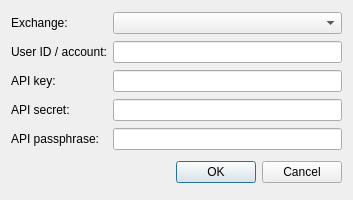
<?xml version="1.0" encoding="UTF-8"?>
<ui version="4.0">
 <class>SourcePropertiesDialog</class>
 <widget class="QDialog" name="SourcePropertiesDialog">
  <property name="geometry">
   <rect>
    <x>0</x>
    <y>0</y>
    <width>353</width>
    <height>200</height>
   </rect>
  </property>
  <property name="windowTitle">
   <string>Source Properties</string>
  </property>
  <layout class="QGridLayout" name="gridLayout">
   <item row="0" column="0">
    <widget class="QLabel" name="exchangeLabel">
     <property name="text">
      <string>Exchange:</string>
     </property>
    </widget>
   </item>
   <item row="0" column="1">
    <widget class="QComboBox" name="exchange"/>
   </item>
   <item row="1" column="0">
    <widget class="QLabel" name="userIdLabel">
     <property name="text">
      <string>User ID / account:</string>
     </property>
    </widget>
   </item>
   <item row="1" column="1">
    <widget class="QLineEdit" name="userId"/>
   </item>
   <item row="2" column="0">
    <widget class="QLabel" name="apiKeyLabel">
     <property name="text">
      <string>API key:</string>
     </property>
    </widget>
   </item>
   <item row="2" column="1">
    <widget class="QLineEdit" name="apiKey"/>
   </item>
   <item row="3" column="0">
    <widget class="QLabel" name="apiSecretLabel">
     <property name="text">
      <string>API secret:</string>
     </property>
    </widget>
   </item>
   <item row="3" column="1">
    <widget class="QLineEdit" name="apiSecret">
     <property name="echoMode">
      <enum>QLineEdit::Password</enum>
     </property>
    </widget>
   </item>
   <item row="4" column="0">
    <widget class="QLabel" name="apiPassphraseLabel">
     <property name="text">
      <string>API passphrase:</string>
     </property>
    </widget>
   </item>
   <item row="4" column="1">
    <widget class="QLineEdit" name="apiPassphrase">
     <property name="echoMode">
      <enum>QLineEdit::Password</enum>
     </property>
    </widget>
   </item>
   <item row="5" column="0" colspan="2">
    <layout class="QHBoxLayout">
     <property name="spacing">
      <number>6</number>
     </property>
     <property name="leftMargin">
      <number>0</number>
     </property>
     <property name="topMargin">
      <number>0</number>
     </property>
     <property name="rightMargin">
      <number>0</number>
     </property>
     <property name="bottomMargin">
      <number>0</number>
     </property>
     <item>
      <spacer>
       <property name="orientation">
        <enum>Qt::Horizontal</enum>
       </property>
       <property name="sizeHint" stdset="0">
        <size>
         <width>131</width>
         <height>31</height>
        </size>
       </property>
      </spacer>
     </item>
     <item>
      <widget class="QPushButton" name="okButton">
       <property name="text">
        <string>OK</string>
       </property>
      </widget>
     </item>
     <item>
      <widget class="QPushButton" name="cancelButton">
       <property name="text">
        <string>Cancel</string>
       </property>
      </widget>
     </item>
    </layout>
   </item>
  </layout>
 </widget>
 <tabstops>
  <tabstop>exchange</tabstop>
  <tabstop>userId</tabstop>
  <tabstop>apiKey</tabstop>
  <tabstop>apiSecret</tabstop>
  <tabstop>apiPassphrase</tabstop>
  <tabstop>okButton</tabstop>
  <tabstop>cancelButton</tabstop>
 </tabstops>
 <resources/>
 <connections>
  <connection>
   <sender>okButton</sender>
   <signal>clicked()</signal>
   <receiver>SourcePropertiesDialog</receiver>
   <slot>accept()</slot>
   <hints>
    <hint type="sourcelabel">
     <x>278</x>
     <y>253</y>
    </hint>
    <hint type="destinationlabel">
     <x>96</x>
     <y>254</y>
    </hint>
   </hints>
  </connection>
  <connection>
   <sender>cancelButton</sender>
   <signal>clicked()</signal>
   <receiver>SourcePropertiesDialog</receiver>
   <slot>reject()</slot>
   <hints>
    <hint type="sourcelabel">
     <x>369</x>
     <y>253</y>
    </hint>
    <hint type="destinationlabel">
     <x>179</x>
     <y>282</y>
    </hint>
   </hints>
  </connection>
 </connections>
</ui>
